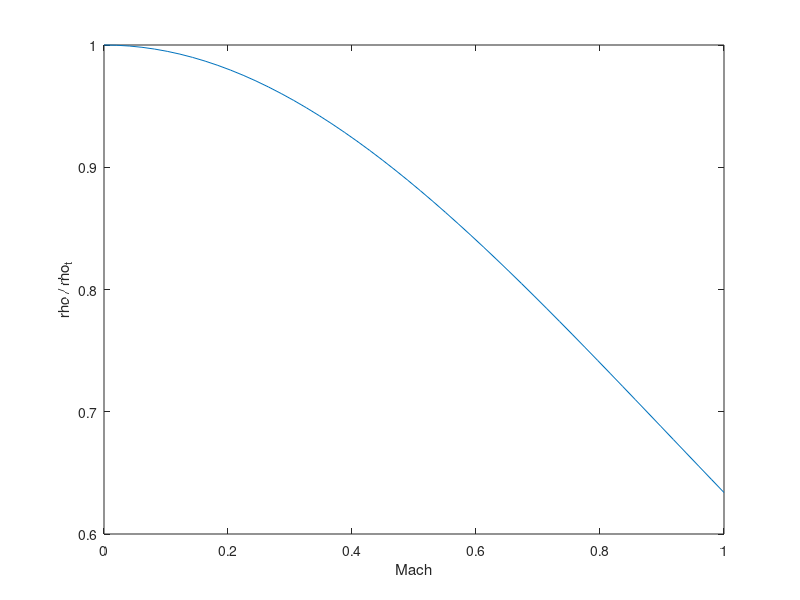

MATLAB code to generate this figure:
% Density Compressible Flow Relation

gamma = 1.4;
mach_var = linspace(0, 1.0, 50);
rho = zeros(1, length(mach_var));

for i = 1:length(mach_var)
    mach = mach_var(i);
    rho(i) = 1 / ((1 + 0.5 * (gamma - 1) * mach^2)^(1 / (gamma - 1)));
end

figure()
plot(mach_var, rho)
xlabel('Mach')
ylabel('rho / rho_t')